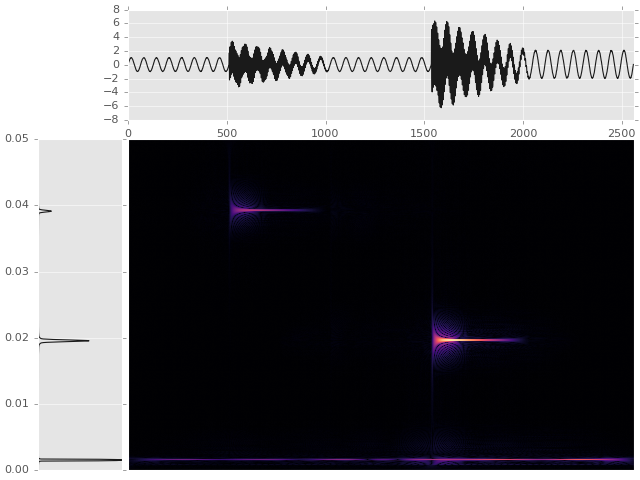

This chart was generated by the following Python code:
# Same as the above code snippet just a bit prettier.
import matplotlib.pyplot as plt
plt.style.use("ggplot")
from mtspec import mtspec, wigner_ville_spectrum
from mtspec.util import signal_bursts
import numpy as np

fig = plt.figure()
data = signal_bursts()

# Plot the data
ax1 = fig.add_axes([0.2,0.75, 0.79, 0.23])
ax1.plot(data, color="0.1")
ax1.set_xlim(0, len(data))

# Plot multitaper spectrum
ax2 = fig.add_axes([0.06,0.02,0.13,0.69])
spec, freq = mtspec(data, 10, 3.5)
ax2.plot(spec, freq, color="0.1")
ax2.set_xlim(0, spec.max())
ax2.set_ylim(freq[0], freq[-1])
ax2.set_xticks([])

# Create the wigner ville spectrum
wv = wigner_ville_spectrum(data, 10, 3.5, smoothing_filter='gauss')

# Plot the WV
ax3 = fig.add_axes([0.2, 0.02, 0.79, 0.69])
ax3.set_yticks([])
ax3.set_xticks([])
ax3.imshow(np.sqrt(abs(wv)), interpolation='lanczos', aspect='auto',
           cmap="magma")
